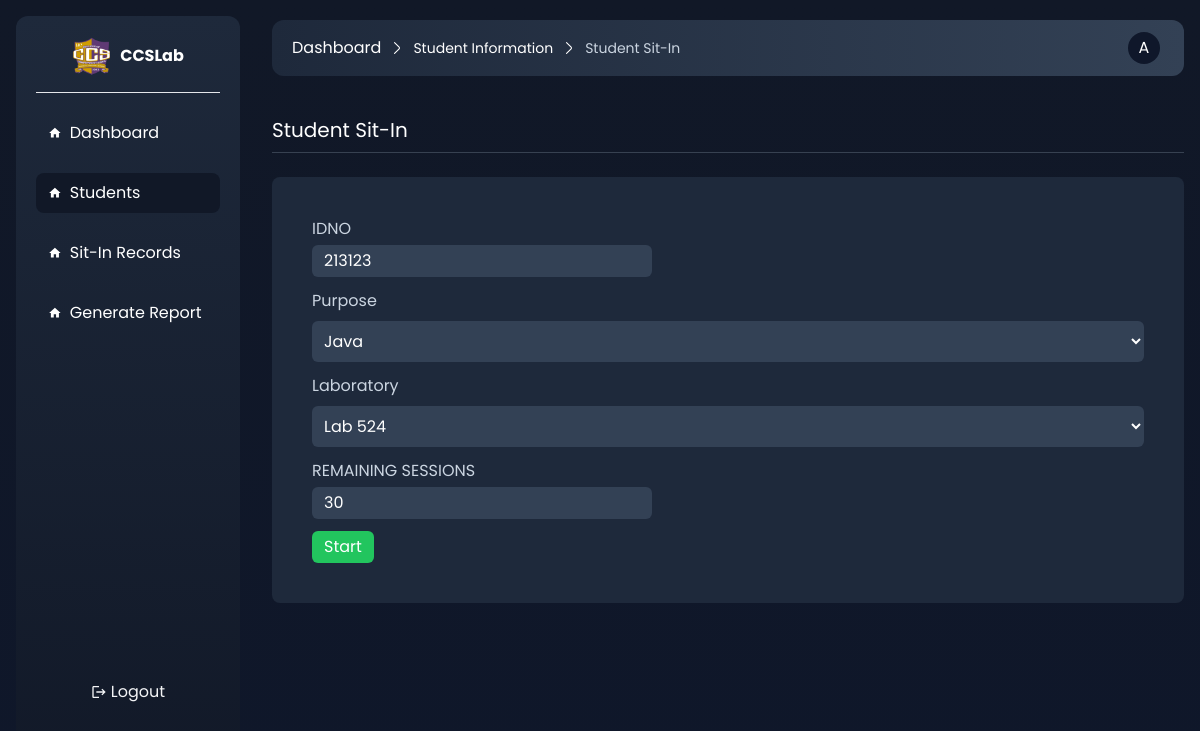
The app's page /admin/sitin.php?id=18 (signed in), older data.
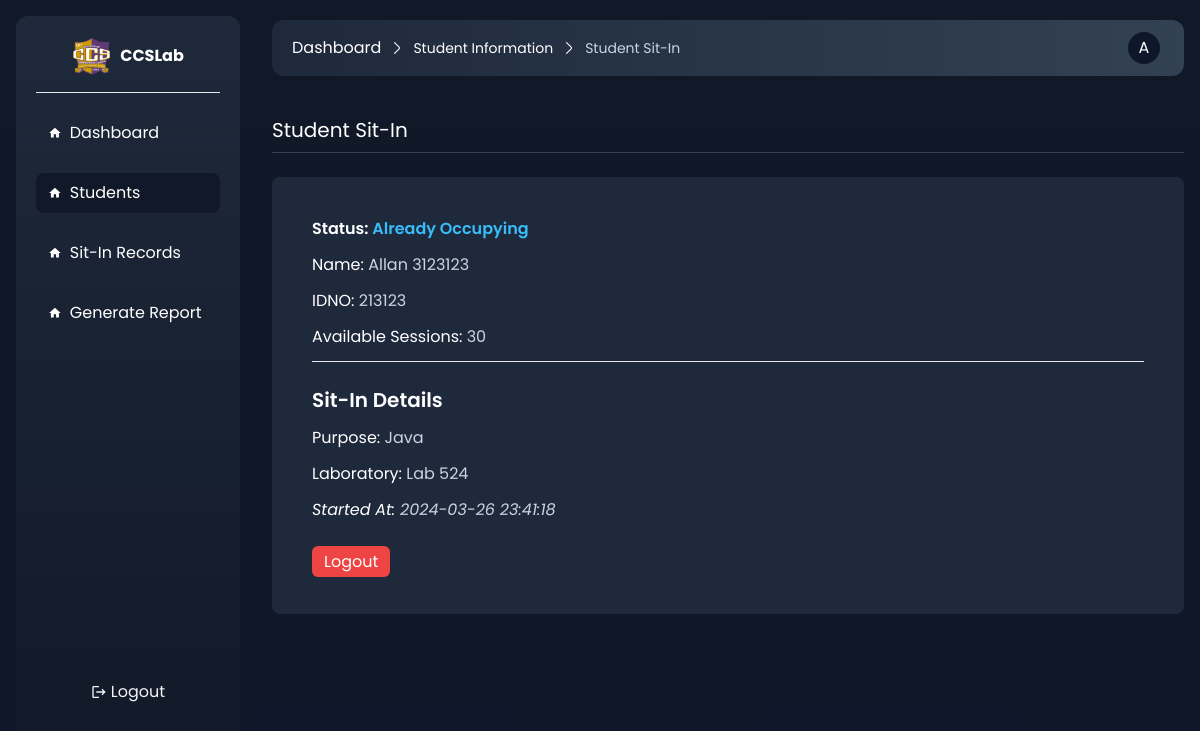
The same page, newer data.
### tables this page shows
CREATE TABLE `students` (
  `id` int(80) NOT NULL,
  `email` varchar(255) NOT NULL,
  `password` varchar(255) NOT NULL,
  `first_name` varchar(255) NOT NULL,
  `last_name` varchar(255) NOT NULL,
  `id_no` int(255) NOT NULL,
  `course` varchar(255) NOT NULL,
  `year` varchar(80) NOT NULL,
  `no_sessions` int(11) NOT NULL DEFAULT 30,
  `active` int(60) NOT NULL DEFAULT 1,
  `created_at` datetime NOT NULL DEFAULT current_timestamp(),
  `updated_at` datetime NOT NULL DEFAULT current_timestamp()
);

CREATE TABLE `sessions` (
  `session_id` int(11) NOT NULL,
  `student_id` int(11) NOT NULL,
  `lab_name` varchar(254) NOT NULL,
  `purpose` varchar(254) NOT NULL,
  `time_in` datetime NOT NULL DEFAULT current_timestamp(),
  `time_out` datetime DEFAULT NULL
);

### admin/functions.php (called while the page is built, shortened)
<?php
function get_student($connect,$id_no){
    $statement = $connect->prepare("SELECT * FROM students WHERE id = :id");
    $statement->execute(array(
        ':id' => $id_no
    ));
    $statement = $statement->fetchAll();
    return ($statement) ? $statement : false;
}

### admin/views/sitin.view.php (the view, shortened to what this page needs)
<div class="mt-10 flex flex-col gap-6">
    <div class="border-b pb-2 border-gray-700">
        <h1 class="text-xl">Student Sit-In</h1>
    </div>
    <main>
        <section>
            <?php if($exist ) {?>
            <div class="bg-slate-800 p-10 rounded-lg flex flex-col gap-3">
                <h1 class="font-semibold ">Status: <span class="text-sky-400">Already Occupying</span></h1>
                <div>
                    <label >Name:   <span class="text-slate-300"><?php echo $student[0]['first_name'] ?> <?php echo $student[0]['last_name'] ?></span></label>
                </div>
                <div>
                    <label >IDNO:   <span class="text-slate-300"><?php echo $student[0]['id_no'] ?></span></label>
                </div>
                <div>
                    <label >Available Sessions:   <span class="text-slate-300"><?php echo $student[0]['no_sessions'] ?></span></label>
                </div>
                <hr class="text-slate-600"/>
                <h1 class="mt-3 text-xl font-semibold">Sit-In Details</h1>
                <div>
                    <label >Purpose:   <span class="text-slate-300"><?php echo $result['purpose'] ?></span></label>
                </div>
                <div>
                    <label >Laboratory:   <span class="text-slate-300"><?php echo $result['lab_name'] ?></span></label>
                </div>
                <div>
                    <label class="italic" >Started At:   <span class="text-slate-300"><?php echo $result['time_in'] ?></span></label>
                </div>
                 <div class="mt-4">
                     <a href="./timeout?id=<?php echo $student[0]['id'];?>&session_id=<?php echo $result['session_id']?>" class="rounded-md cursor-pointer bg-red-500 px-3 p-1">Logout</a>
                 </div>
            </div>
            <?php } else { ?>
            <form method="post" action="" class="bg-slate-800 p-10 rounded-lg flex flex-col gap-3">
                <div class="flex flex-col gap-1">
                    <label class="text-slate-300">IDNO</label>
                    <div>
                            <input type="text" name="id_no" Disabled value="<?php echo $student[0]['id_no']?>" class="bg-slate-700 px-3 rounded-md outline-none p-1"/>
                    </div>
                </div>
               <div class="flex flex-col gap-2">
                    <label class="text-slate-300">Purpose</label>
                    <select name="purpose" class="bg-slate-700 p-2 rounded-md">
                        <option value="Java">Java</option>
                    </select>
               </div>
                <div class="flex flex-col gap-2">
                    <label class="text-slate-300">Laboratory</label>
                    <select name="laboratory" class="bg-slate-700 p-2 rounded-md">
                        <option value="Lab 524">Lab 524</option>
                    </select>
               </div>
               <div class="flex flex-col gap-1">
                    <label class="text-slate-300">REMAINING SESSIONS</label>
                    <div>
                        <input type="text"  Disabled value="<?php echo $student[0]['no_sessions'];?>" class="px-3 bg-slate-700 rounded-md outline-none p-1"/>
                    </div>
                </div>
                  <div class="flex flex-col gap-1 items-start">
                    <input type="submit" value="Start" class="rounded-md cursor-pointer bg-green-500 px-3 p-1"/>
                </div>
            </form>
            <?php }?>
        </section>
    </main>
</div>

### shared/header.php (shortened to what this page needs)
<!DOCTYPE html>
<html lang="en">
<head>
    <script src="../assets/tailwind.js"></script>
    <link href="
    https://cdn.jsdelivr.net/npm/toastify-js@1.12.0/src/toastify.min.css
    " rel="stylesheet">
    <link href="../assets/chosen.css" rel="stylesheet" />
</head>
<body class="min-h-screen">

### admin/sitin.php (shortened to what this page needs)
<?php
$page_title = "Student Sit-In";
$parent = ["Students","Student Information"];
require "core.php";
require '../shared/header.php';
$id =   isset($_GET['id']) ? $_GET['id'] : null ;
$connect = connect($database);
$exist = false;
$get = $connect->prepare("SELECT * FROM sessions WHERE student_id = :student_id AND time_out IS NULL");
$get->execute(array(
        ':student_id' =>$id,
    ));
$result = $get->fetch();
if ($result !== false) {
    $exist = true;
}
$connect = connect($database);
$student = get_student($connect,$id);
?>
<div class="min-h-screen bg-gradient-to-t from-slate-900 to-gray-900  ">
    <?php require '../shared/sidebar.php'; ?>
    <main class="flex-1 p-4 lg:ml-64  lg:pt-5">
        <?php require '../shared/topbar.php'; ?>
        <div class="text-white">
            <?php require './views/sitin.view.php'; ?>
        </div>
    </main>
</div>

### shared/sidebar.php (shortened to what this page needs)
<?php
$dashboard = isset($_SESSION['role']) ? '/dashboard' : '/admin/dashboard';
?>
<aside id="sidebar"
    class="left-[-1000px] lg:left-0 h-screen pb-36 duration-300 transition-all  w-56 bg-gradient-to-t to-slate-800 from-gray-900 p-5 rounded-xl  lg:m-4 text-gray-100 fixed top-0 left-0 bottom-0   flex-col justify-between">
    <div class="h-full text-white  ">
        <section id="widget_1" class="border-b border-gray-200 pb-4 flex items-center gap-2 justify-center ">
            <img src="../assets/images/ccs_logo.png" class="w-10 h-10" />
            <h1 class="text-center font-bold">CCSLab</h1>
        </section>
      <?php
        if(isset($_SESSION['role'])) { ?>
            <section id="widget_2" class="mt-5 flex flex-col gap-5">
                <div class="flex gap-2 items-center hover:bg-slate-900 <?php if ($page_title == 'Dashboard') { echo 'bg-gray-900'; } ?> cursor-pointer text-white rounded-lg px-3 p-2">
                    <svg xmlns="http://www.w3.org/2000/svg" width="1em" height="1em" viewBox="0 0 24 24">
                        <path fill="currentColor" d="M10 20v-6h4v6h5v-8h3L12 3L2 12h3v8z" />
                    </svg>
                    <a href="<?php echo $dashboard; ?>" class="w-full">Dashboard</a>
                </div>
            </section>
            <section id="widget_2" class="mt-5 flex flex-col gap-5">
                <div class="flex gap-2 items-center hover:bg-slate-900 <?php if ($page_title == 'Students' || $parent[0] == 'Students') { echo 'bg-gray-900'; } ?> cursor-pointer text-white rounded-lg px-3 p-2">
                    <svg xmlns="http://www.w3.org/2000/svg" width="1em" height="1em" viewBox="0 0 24 24">
                        <path fill="currentColor" d="M10 20v-6h4v6h5v-8h3L12 3L2 12h3v8z" />
                    </svg>
                    <a href="./students" class="w-full">Students</a>
                </div>
            </section>
             <section id="widget_2" class="mt-5 flex flex-col gap-5">
                <div class="flex gap-2 items-center hover:bg-slate-900 <?php if ($page_title == '') { echo 'bg-gray-900'; } ?> cursor-pointer text-white rounded-lg px-3 p-2">
                    <svg xmlns="http://www.w3.org/2000/svg" width="1em" height="1em" viewBox="0 0 24 24">
                        <path fill="currentColor" d="M10 20v-6h4v6h5v-8h3L12 3L2 12h3v8z" />
                    </svg>
                    <a href="./students" class="w-full">Sit-In Records</a>
                </div>
            </section>
             <section id="widget_2" class="mt-5 flex flex-col gap-5">
                <div class="flex gap-2 items-center hover:bg-slate-900 <?php if ($page_title == '') { echo 'bg-gray-900'; } ?> cursor-pointer text-white rounded-lg px-3 p-2">
                    <svg xmlns="http://www.w3.org/2000/svg" width="1em" height="1em" viewBox="0 0 24 24">
                        <path fill="currentColor" d="M10 20v-6h4v6h5v-8h3L12 3L2 12h3v8z" />
                    </svg>
                    <a href="./students" class="w-full">Generate Report</a>
                </div>
            </section>
        <?php } ?>
    </div>
    <div class=" hover:bg-slate-900 p-2 rounded-lg duration-200 transition-colors ">
        <div class="flex gap-1 justify-center items-center w-full">
            <svg xmlns="http://www.w3.org/2000/svg" width="1em" height="1em" viewBox="0 0 24 24">
                <path fill="currentColor"
                    d="m17 7l-1.41 1.41L18.17 11H8v2h10.17l-2.58 2.58L17 17l5-5M4 5h8V3H4c-1.1 0-2 .9-2 2v14c0 1.1.9 2 2 2h8v-2H4z" />
            </svg>
            <a href="/logout" class=" text-center">Logout</a>
        </div>
    </div>
</aside>

### shared/topbar.php (shortened to what this page needs)
<div class="bg-gradient-to-l  from-slate-700 to-slate-800 rounded-xl p-2 flex justify-between px-5 items-center">
    <div>
        <div class="flex gap-2 items-center text-white">
            <?php
            if (isset($_SESSION['role'])) {
                echo '<a href="/admin/dashboard.php" class="text-white hover:text-blue-600">Dashboard</a>';
            } else echo '<a href="/dashboard.php" class="text-white hover:text-blue-600">Dashboard</a>';
            if ($page_title != 'Dashboard') {
                if ($parent[0] != "") {
                    echo '<svg xmlns="http://www.w3.org/2000/svg" width="1em" height="1em" class="text-white" viewBox="0 0 16 16">
                <path fill="currentColor" d="m5.157 13.069l4.611-4.685a.546.546 0 0 0 0-.768L5.158 2.93a.552.552 0 0 1 0-.771a.53.53 0 0 1 .759 0l4.61 4.684a1.65 1.65 0 0 1 0 2.312l-4.61 4.684a.53.53 0 0 1-.76 0a.552.552 0 0 1 0-.771" />
            </svg>
            <a  href="' . $parent[0] . '" class=" text-sm text-white hover:text-blue-600">' . $parent[1] . '</a>';
                }
                echo '<svg xmlns="http://www.w3.org/2000/svg" width="1em" height="1em" class="text-white" viewBox="0 0 16 16">
                <path fill="currentColor" d="m5.157 13.069l4.611-4.685a.546.546 0 0 0 0-.768L5.158 2.93a.552.552 0 0 1 0-.771a.53.53 0 0 1 .759 0l4.61 4.684a1.65 1.65 0 0 1 0 2.312l-4.61 4.684a.53.53 0 0 1-.76 0a.552.552 0 0 1 0-.771" />
            </svg>
            <span class=" text-sm text-slate-300">' . $page_title . '</span>';
            }
            ?>
        </div>
    </div>
    <a class="w-10 h-10 overflow-hidden items-center flex rounded-full hover:border border-gray-600 p-1" href="profile">
        <p class="bg-slate-900 w-full h-full object-cover rounded-full text-white flex items-center justify-center text-md"><?php echo $_SESSION['first_name'][0]; ?></p>
    </a>
</div>

### assets/chosen.css (style rules this page uses)
* { margin: 0; padding: 0; box-sizing: border-box; font-family: "Poppins", sans-serif; }

Row changes from the older to the newer data that the page shows:
shown differently, row unchanged: students: first_name (not shown) → "Allan"; last_name (not shown) → "3123123"
added sessions: purpose "Java", lab_name "Lab 524", time_in "2024-03-26 23:41:18"
Text that changed along with them:
form field purpose: "Java" → (not shown)
form field laboratory: "Lab 524" → (not shown)
form field value: "Start" → (not shown)
text no longer shown: "IDNO Purpose Laboratory REMAINING SESSIONS"
text now shown: "Status: Already Occupying Name: IDNO: Available Sessions: Sit-In Details Purpose: Laboratory: Started At: Logout"
